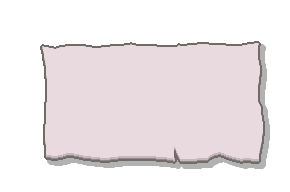
#> input picture menu-labels/owner-art/creditsbg.png, 290 x 192 px, found by its file name
$ python credits_paper.py
#> lines starting #> are read from the running program, lines starting #| are printed output that depends on the picture
# -*- coding: utf-8 -*-
"""The torn sheet made longer by LENGTHENING ITS LEVEL RUNS.

Quilting random pieces was the wrong answer and the owner said why: the grey
line picked up steps it does not have in the drawing, and the one torn nick at
the bottom came out several times. The sheet is not a texture - it is a line
with a few features on it, and each of them belongs in the picture once.

So nothing is rearranged. Every column of the edge stays in its own order, each
feature exactly once, and the extra length is put into the places where the edge
is LEVEL: a column identical to its neighbour is duplicated, which cannot show a
seam and cannot move the line by a pixel, because the two columns are the same
pixels.

Where the extra length goes was the only choice, and the owner picked the first
of three: shared out by the length of each level run, so the edge keeps the
rhythm he drew and simply has more of the quiet parts (13.09.2026).

    py -3 tools/credits_paper.py [width height]
"""
import os
import sys

import numpy as np
from PIL import Image

SRC = os.path.join(os.path.expanduser('~'), 'Downloads', 'custom credits', 'creditsbg.png')
ROOT = os.path.dirname(os.path.dirname(os.path.abspath(__file__)))
INTO = os.path.join(ROOT, 'port', 'app', 'src', 'main', 'assets',
                    'port_credits.png')
ANM2 = os.path.join(ROOT, 'port', 'app', 'src', 'main', 'assets',
                    'port_credits.anm2')
WANT = (440, 250)
EDGE = 28


def level_runs(strip):
    """Runs of columns identical to the next one: [(start, length), ...]."""
    w = strip.shape[1]
    same = [bool((strip[:, i] == strip[:, i + 1]).all()) for i in range(w - 1)]
    runs, i = [], 0
    while i < len(same):
        if not same[i]:
            i += 1
            continue
        j = i
        while j < len(same) and same[j]:
            j += 1
        runs.append((i, j - i))
        i = j
    return runs


def lengthen(strip, out_len, how):
    """The same columns in the same order, with the level runs made longer."""
    w = strip.shape[1]
    need = out_len - w
    if need <= 0:
        return strip[:, :out_len]
    runs = level_runs(strip)
    if not runs:
        raise SystemExit('the edge has no level run to lengthen')

    if how == 'even':                       # share it out by the length of each run
        weights = [ln for _, ln in runs]
    elif how == 'longest':                  # all of it into the longest runs
        top = sorted(runs, key=lambda r: -r[1])[:max(1, len(runs) // 3)]
        weights = [ln if (st, ln) in top else 0 for st, ln in runs]
    elif how == 'flat':                     # the same amount into every run
        weights = [1] * len(runs)
    total = sum(weights) or 1
    add = [need * wgt // total for wgt in weights]
    for i in range(need - sum(add)):        # the remainder, run by run
        add[i % len(add)] += 1

    pieces, at = [], 0
    for (start, ln), extra in zip(runs, add):
        mid = start + ln // 2               # the middle of the run, where it is flattest
        pieces.append(strip[:, at:mid + 1])
        if extra:
            pieces.append(np.repeat(strip[:, mid:mid + 1], extra, axis=1))
        at = mid + 1
    pieces.append(strip[:, at:])
    out = np.concatenate(pieces, axis=1)
    return out[:, :out_len]


def build(src, how='even'):
    """The grown sheet: the flat inside, the four lengthened edges, the corners."""
    w, h = src.size
    a = np.asarray(src)
    fill_w, fill_h = WANT[0] - 2 * EDGE, WANT[1] - 2 * EDGE
    out = Image.new('RGBA', WANT, (0, 0, 0, 0))
    flat = src.getpixel((w // 2, h // 2))       # the paper is one colour inside
    out.paste(Image.new('RGBA', (fill_w + 2, fill_h + 2), flat), (EDGE - 1, EDGE - 1))

    top = a[0:EDGE, EDGE:w - EDGE]
    bottom = a[h - EDGE:h, EDGE:w - EDGE]
    left = np.transpose(a[EDGE:h - EDGE, 0:EDGE], (1, 0, 2))        # turned into a strip
    right = np.transpose(a[EDGE:h - EDGE, w - EDGE:w], (1, 0, 2))

    out.paste(Image.fromarray(lengthen(top, fill_w, how)), (EDGE, 0))
    out.paste(Image.fromarray(lengthen(bottom, fill_w, how)), (EDGE, WANT[1] - EDGE))
    out.paste(Image.fromarray(np.transpose(lengthen(left, fill_h, how), (1, 0, 2))), (0, EDGE))
    out.paste(Image.fromarray(np.transpose(lengthen(right, fill_h, how), (1, 0, 2))),
              (WANT[0] - EDGE, EDGE))

    out.paste(src.crop((0, 0, EDGE, EDGE)), (0, 0))
    out.paste(src.crop((w - EDGE, 0, w, EDGE)), (WANT[0] - EDGE, 0))
    out.paste(src.crop((0, h - EDGE, EDGE, h)), (0, WANT[1] - EDGE))
    out.paste(src.crop((w - EDGE, h - EDGE, w, h)), (WANT[0] - EDGE, WANT[1] - EDGE))
    return out


def set_attr(text, name, value):
    """Put a new value into one XML attribute, leaving the rest of the line alone."""
    at = text.index(name + '="')
    end = text.index('"', at + len(name) + 2)
    return text[:at] + name + '="' + str(value) + '"' + text[end + 1:]


def fit_anm2(w, h):
    """The animation is kept by hand; only the size of the one frame follows the sheet."""
    text = open(ANM2, encoding='utf-8').read()
    for name, value in (('XPivot', w // 2), ('YPivot', h // 2), ('Width', w), ('Height', h)):
        text = set_attr(text, name, value)
    out = open(ANM2, 'w', encoding='utf-8', newline='')
    out.write(text)
    out.close()


def main():
    global WANT
    if len(sys.argv) >= 3:
        WANT = (int(sys.argv[1]), int(sys.argv[2]))
    src = Image.open(SRC).convert('RGBA')
#> src is the input picture: PIL image 290x192 RGBA; mean R, G, B, A 225.4, 218.6, 220.6, 120
    src = src.crop(src.getchannel('A').getbbox())       # the drawing sits in a clear margin
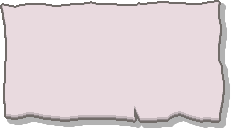
#> src: PIL image 231x129 RGBA; mean R, G, B, A 199.6, 186.9, 190.8, 224.1; transparent parts drawn white
    out = build(src)
#> in build, `out = Image.new('RGBA', WANT, (0, 0, 0, 0))`: out: PIL image 440x250 RGBA; every value is 0
#> in build, `flat = src.getpixel((w // 2, h // 2))`: flat = (233, 218, 223, 255)
#> in build, `bottom = a[h - EDGE:h, EDGE:w - EDGE]`:
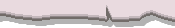
#> bottom: shape (28, 175, 4); mean R, G, B, A 147.3, 138, 140.7, 191.4; transparent parts drawn white
#> in build, `left = np.transpose(a[EDGE:h - EDGE, 0:EDGE], (1, 0, 2))`:
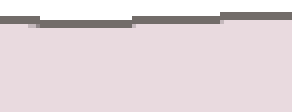
#> left: shape (28, 73, 4) (shown 4 times larger); mean R, G, B, A 211.6, 198.2, 201.8, 217.9; transparent parts drawn white
#> in build, `right = np.transpose(a[EDGE:h - EDGE, w - EDGE:w], (1, 0, 2))`:
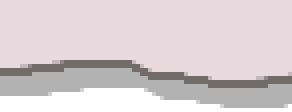
#> right: shape (28, 73, 4) (shown 4 times larger); mean R, G, B, A 153.1, 143.4, 146.3, 190.9; transparent parts drawn white
#> in level_runs, `same = [bool((strip[:, i] == strip[:, i + 1]).all()) for i in range(w ..`: same = 174 items, first 6: True, True, True, True, True, True
#> the loop in level_runs, `while i < len(same):` made 44 passes
#> after the loop in level_runs, `while i < len(same):`: runs = [(0, 16), (18, 4), (24, 8), (34, 7), (43, 12), (57, 4), (62, 1), (64, 2), (68, 19), (89, 19), (110, 1), (112, 6), (120, 8), (130, 9), (141, 15), (158, 15)]
#> in lengthen, `weights = [ln for _, ln in runs]`: weights = [16, 4, 8, 7, 12, 4, 1, 2, 19, 19, 1, 6, 8, 9, 15, 15]
#> in lengthen, `total = sum(weights) or 1`: total = 146
#> in lengthen, `add = [need * wgt // total for wgt in weights]`: add = [22, 5, 11, 10, 17, 5, 1, 2, 27, 27, 1, 8, 11, 12, 21, 21]
#> after the loop in lengthen, `for i in range(need - sum(add)):`: add = [23, 6, 12, 11, 18, 6, 2, 3, 27, 27, 1, 8, 11, 12, 21, 21]
#> the loop in lengthen, `for (start, ln), extra in zip(runs, add):` made 16 passes
#> (start, ln, extra, mid, at) on passes 1 to 12: (0, 16, 23, 8, 9), (18, 4, 6, 20, 21), (24, 8, 12, 28, 29), (34, 7, 11, 37, 38), (43, 12, 18, 49, 50), (57, 4, 6, 59, 60), (62, 1, 2, 62, 63), (64, 2, 3, 65, 66), (68, 19, 27, 77, 78), (89, 19, 27, 98, 99), (110, 1, 1, 110, 111), (112, 6, 8, 115, 116)
#> after the loop in lengthen, `for (start, ln), extra in zip(runs, add):`: pieces = 32 items
#> the loop in level_runs (call 2), `while i < len(same):` made 97 passes
#> the loop in lengthen (call 2), `for (start, ln), extra in zip(runs, add):` made 27 passes
#> (start, ln, extra, mid, at) on passes 1 to 12: (0, 1, 3, 0, 1), (3, 2, 4, 4, 5), (6, 2, 4, 7, 8), (11, 2, 4, 12, 13), (15, 2, 4, 16, 17), (19, 3, 6, 20, 21), (23, 2, 4, 24, 25), (27, 4, 8, 29, 30), (32, 2, 4, 33, 34), (36, 5, 10, 38, 39), (42, 3, 6, 43, 44), (47, 2, 4, 48, 49)
#> in build, `out.paste(Image.fromarray(lengthen(bottom, fill_w, how)), (EDGE, WANT[..`:
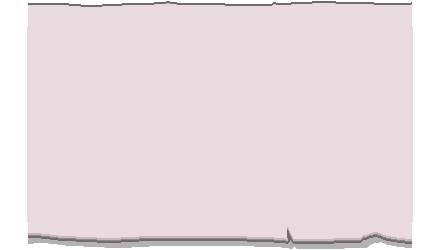
#> out: PIL image 440x250 RGBA; mean R, G, B, A 194.3, 181.8, 185.9, 214.7; transparent parts drawn white
#> in build, `out.paste(Image.fromarray(np.transpose(lengthen(left, fill_h, how), (1..`:
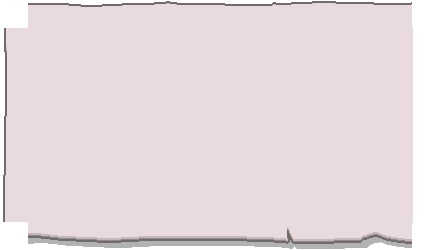
#> out: PIL image 440x250 RGBA; mean R, G, B, A 204.4, 191.2, 195.5, 225; transparent parts drawn white
#> in build, `out.paste(Image.fromarray(np.transpose(lengthen(right, fill_h, how), (..`:
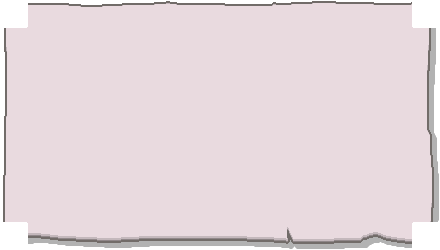
#> out: PIL image 440x250 RGBA; mean R, G, B, A 211.4, 197.9, 202.2, 233.9; transparent parts drawn white
    out.save(INTO)
    fit_anm2(out.width, out.height)
    print('the paper: %d x %d drawn, %d x %d written, %d columns kept at each end'
          % (src.width, src.height, out.width, out.height, EDGE))


if __name__ == '__main__':          # credits_page.py takes build() from here
#> (the run stopped early here; a loop or call above may not have finished)
